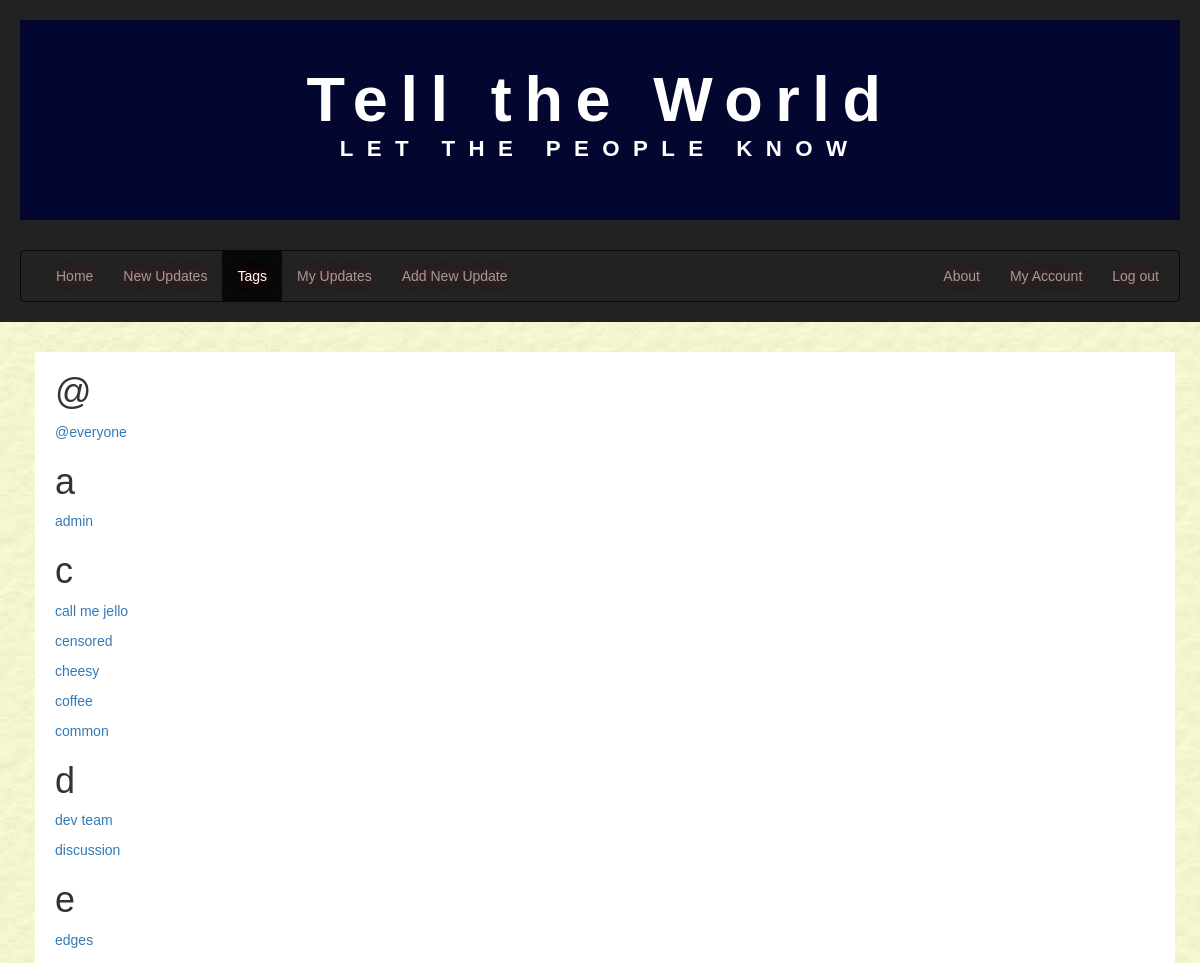
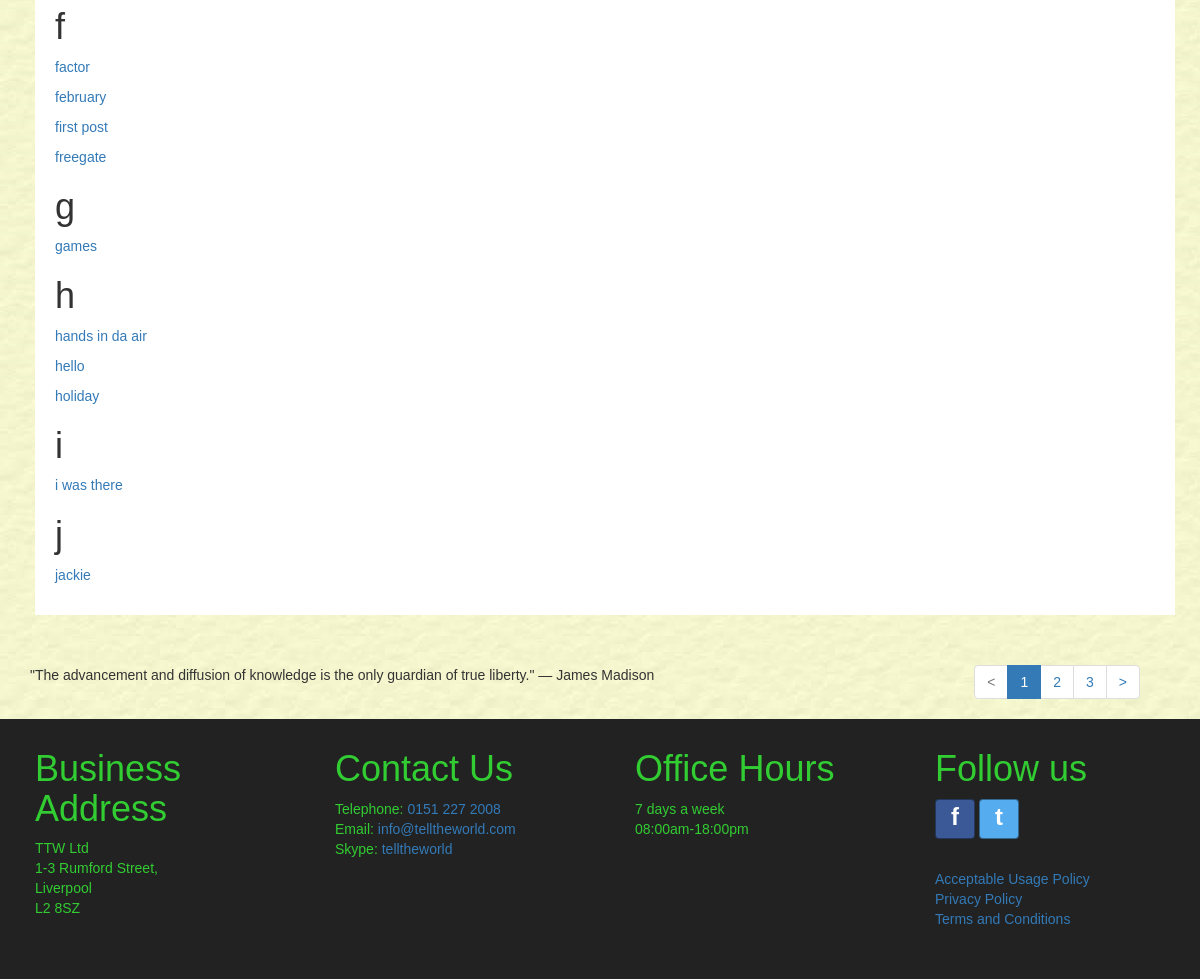
The app's page /tags/ (signed in), older data (2 pictures, top to bottom).
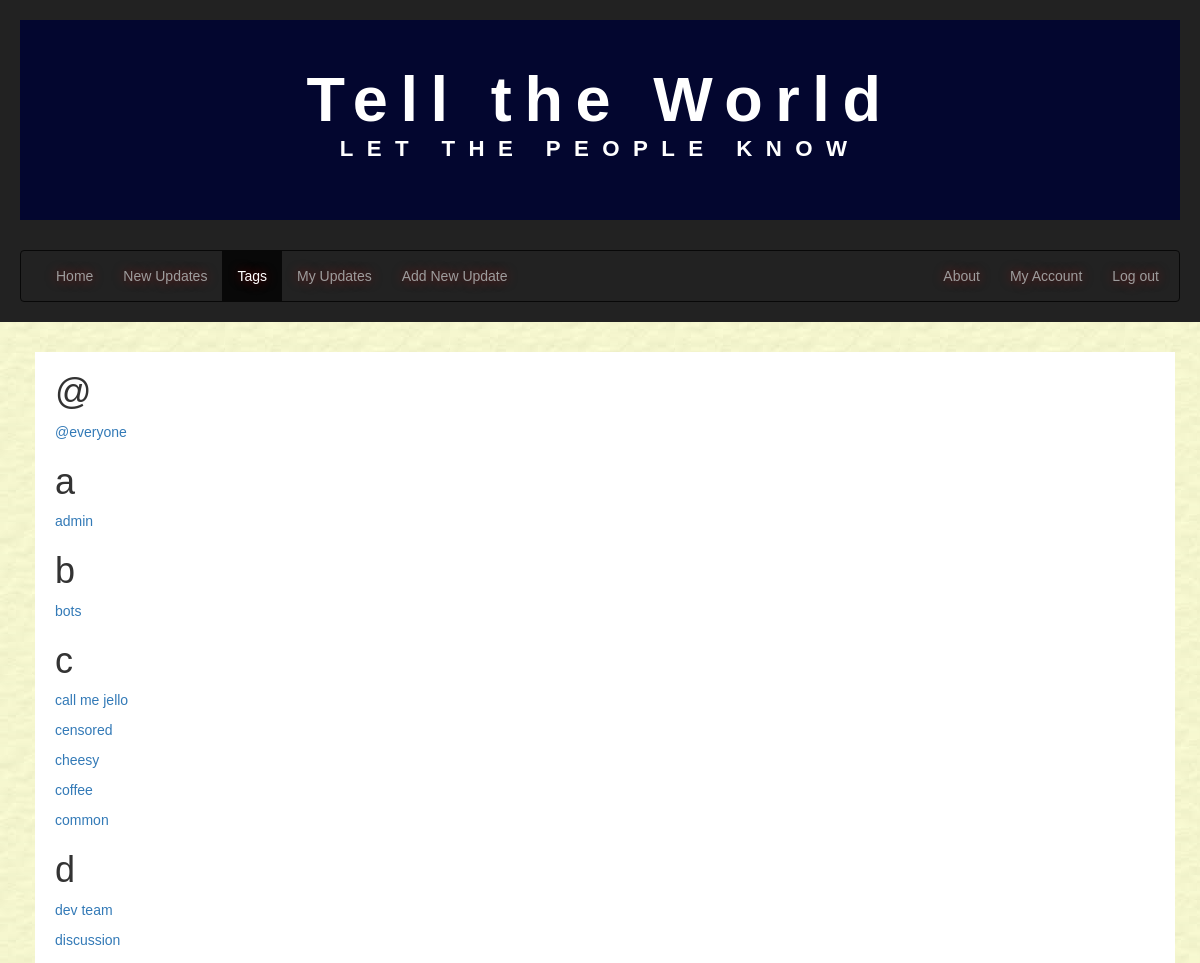
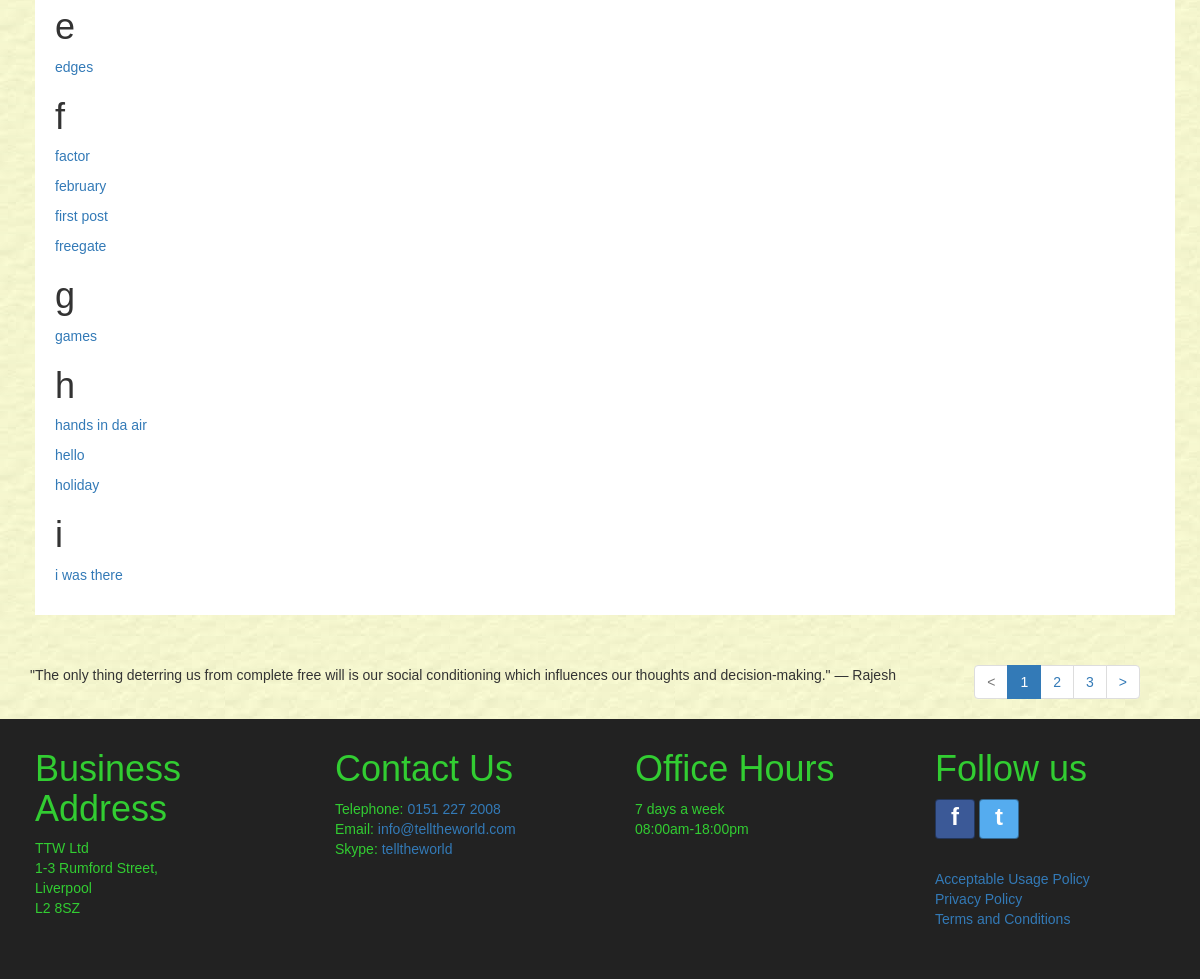
The same page, newer data (2 pictures, top to bottom).
### tellings/models.py (models this page shows, shortened)
class Tag(models.Model):
    tagID = models.AutoField(primary_key=True, db_column='tagID')
    tagName = models.CharField(max_length=15)
    @property
    def first_char(self):
        return self.tagName[0]
    class Meta:
        ordering = ['tagName']
        verbose_name = "Tag"
        verbose_name_plural = "Tags"

### tellings/views.py (the view)
# urls.py: path('tags/', TagListView.as_view(), name='tags'),
class TagListView(LoginRequiredMixin, generic.ListView):
    model = Tag
    paginate_by = 20
    http_method_names = ['get', 'post']
    def get_context_data(self, **kwargs):
        context = super(TagListView, self).get_context_data(**kwargs)
        quote = get_random_quote()
        context['quote'] = quote
        return context

### tellings/templatetags/my_tags.py (called while the page is built)
@register.simple_tag(takes_context=True)
def param_replace(context, **kwargs):
    d = context['request'].GET.copy()
    for k, v in kwargs.items():
        d[k] = v
    for k in [k for k, v in d.items() if not v]:
        del d[k]
    return d.urlencode()

### tellings/views.py (called while the page is built)
def get_random_quote():
    secure_random = random.SystemRandom()
    random_quote = secure_random.choice(random_quotes)
    return _(random_quote)

### tellings/templates/tellings/tag_list.html (shortened to what this page needs)
{% extends 'tellings/base.html' %}
{% block content %}
  <div class="container-fluid main-content">
    <div class="container allUserUpdates" id="userUpdates">
      <div class="row white-inner-container">
        {% if tag_list %}
          {% regroup tag_list by first_char as first_char_list %}
          {% for sort_by_first_char in first_char_list %}
            <h1>{{ sort_by_first_char.grouper }}</h1>
              {% for item in sort_by_first_char.list %}
                <p>
                  <a href="{% url 'tellings:newupdates' %}?tagName={{ item.tagName }}" name="{{ item.tagName }}">{{ item.tagName }}</a>
                </p>
              {% endfor %}
           {% endfor %}
        {% else %}
          <p>No results found.</p>
        {% endif %}
      </div>
    </div>
  </div>
{% endblock %}

### tellings/templates/tellings/base.html (shortened to what this page needs)
<!DOCTYPE html>
<html lang="en">
<head>
{% load static %}
  <link rel="stylesheet" href="{% static 'tellings/css/bootstrap.min.css' %}">
  <link rel="stylesheet" href="{% static 'tellings/css/bootstrap-tagsinput.css' %}">
  <link rel="stylesheet" href="{% static 'tellings/css/style.css' %}">
</head>
<body>
    <header class="header">
      <div id="title" class="jumbotron jumbotron-fluid">
        <h1>Tell the World</h1>
        <p>LET THE PEOPLE KNOW</p>
      </div>
      <nav class="navbar navbar-inverse">
        <div class="container-fluid">
            {% include "tellings/includes/navbar.html" %}
        </div>
      </nav>
    </header>
    {% block content %}{% endblock %}
    {% block pagination %}
      {% if is_paginated %}
      {% load my_tags %}
      <div id="paginationDiv">
        <ul class="pagination pull-right">
          {% if page_obj.has_previous %}
            <li><a href="?{% param_replace page=page_obj.previous_page_number %}"><</a></li>
          {% else %}
            <li class="disabled"><span>&lt;</span></li>
          {% endif %}
          {% for i in paginator.page_range %}
            {% if i <= page_obj.number|add:2 and i >= page_obj.number|add:-2 %}
              {% if page_obj.number == i %}
                <li class="active"><span>{{ i }} <span class="sr-only">(current)</span></span></li>
              {% else %}
                <li><a href="?{% param_replace page=i %}">{{ i }}</a></li>
              {% endif %}
            {% endif %}
          {% endfor %}
          {% if page_obj.has_next %}
            <li><a href="?{% param_replace page=page_obj.next_page_number %}">></a></li>
          {% else %}
            <li class="disabled"><span>&gt;</span></li>
          {% endif %}
        </ul>
        <br />
        <div>
        {% if quote %}
            <span style="text-align: center; padding-bottom: 10px;;">{{quote}}</span>
        {% else %}
            <p>Just say it. It needs to be said sometime.</p>
        {% endif %}
        </div>
      </div>
      {% endif %}
    {% endblock %}
    <footer class="footer footerDivs">
      {% include "tellings/includes/footerContents.html" %}
    </footer>
</body>
</html>

### tellings/templates/tellings/includes/navbar.html (shortened to what this page needs)
<ul class="nav navbar-nav">
  <li class="nav-item">
    <a class="nav-link" href="{% url 'tellings:index' %}">Home</a>
  </li>
  {% if user.is_authenticated %}
    <li class="nav-item">
      <a class="nav-link" href="{% url 'tellings:newupdates' %}">New Updates</a>
    </li>
    <li class="nav-item">
      <a class="nav-link" href="{% url 'tellings:tags' %}">Tags</a>
    </li>
    <li class="nav-item">
      <a class="nav-link" href="{% url 'tellings:myupdates' %}">My Updates</a>
    </li>
    <li class="nav-item">
      <a class="nav-link" id="addUpdateBtn" href="javascript:void(0);">Add New Update</a>
    </li>
  {% endif %}
</ul>
<ul class="nav navbar-nav navbar-right">
  <li class="dropdown">
    <a class="dropdown-toggle" data-toggle="dropdown" href="#">About</a>
  {% if user.is_authenticated %}
    <li class="dropdown">
      <a class="dropdown-toggle" data-toggle="dropdown" href="#">My Account</a>
    </li>
    <li class="nav-item">
        <a href="{% url 'logout' %}" onclick="return $.confirm_logout();">Log out</a>
    </li>
  {% endif %}
</ul>

### tellings/templates/tellings/includes/footerContents.html (shortened to what this page needs)
  <div class="col-sm-3 footerDivs">
    <h1>Business Address</h1>
    <p>TTW Ltd<br />1-3 Rumford Street,<br /> Liverpool <br />L2 8SZ</p>
  </div>
  <div class="col-sm-3 footerDivs">
    <h1>Contact Us</h1>
    <p>Telephone: <a href="tel:01512272008">0151 227 2008</a><br />
       Email: <a href="mailto:info@telltheworld.com?Subject=Website%20contact" target="_top">info@telltheworld.com</a><br />
       Skype: <a href="skype:telltheworld?call">telltheworld</a>
	</p>
  </div>
  <div class="col-sm-3 footerDivs">
    <h1>Office Hours</h1>
    <p>7 days a week<br />08:00am-18:00pm</p>
  </div>
  <div class="col-sm-3 footerDivs">
    <h1>Follow us</h1>
    <p>
      <a class="btn btn-icon btn-facebook" href="https://www.facebook.com/westernapproachesHQ/">f</a>
      <a class="btn btn-icon btn-twitter" href="https://twitter.com/WestApproaches">t</a>
    </p>  <br />
    <p>
      <a href="{% url 'tellings:acceptableusage' %}">Acceptable Usage Policy</a><br />
      <a href="{% url 'tellings:privacypolicy' %}">Privacy Policy</a><br />
      <a href="{% url 'tellings:termsandconditions' %}">Terms and Conditions</a>
    </p>
  </div>

### tellings/static/tellings/css/style.css (style rules this page uses)
* { font-family: Arial, Helvetica, sans-serif; margin: 0; padding: 0; color: #333; }
body { background-image: url('../imgs/bgimage.jpg'); }
.header { position: relative; color: #000; background-color: #222222; padding: 20px; }
.jumbotron { padding-top: 25px; text-align: center; width: 100%; height: 200px; background-color: #03062F; }
.jumbotron h1 { letter-spacing: .2em; color: white; font-family: Verdana, Geneva, Tahoma, sans-serif; }
.jumbotron p { letter-spacing: .6em; font-size: calc(14px + (26 - 14) * ((100vw - 300px) / (1600 - 300))); line-height: calc(1.3em + (1.5 - 1.2) * ((100vw - 300px)/(1600 - 300))); color: white; font-weight: bold; padding: 0px; }
#title h1 { font-family: Arial, Helvetica, sans-serif; font-weight: bold; margin: 0px; padding-top: 20px; }
.navbar { margin: 0px; margin-bottom: 0px; text-shadow: 0px 0px 11px rgba(232,0,0,0.5); }
.container-fluid { margin: 0px; padding-left: 20px; padding-right: 20px; }
.main-content { min-height: 550px; }
.row { margin:0px; }
.footer { margin: 0px; overflow-y: auto; position: relative; clear: both; margin: 0px; }
.footer h1 { padding-top: 10px; padding-left: 20px; }
.footer p { color: #32CD32; padding-left:20px; }
.footerDivs { color:#32CD32; padding-bottom: 20px; background-color:#222222; margin:0; }
.white-inner-container { margin-top: 30px; margin-bottom: 30px; padding: 20px; padding-top: 0px; background-color: #FFF; }
#paginationDiv { padding-left: 30px; padding-right: 60px; }
.btn-icon { position:relative; padding:0px; color:#FFF; padding:0px; height:40px; width:40px; font-size:24px; font-weight: bold; }
.btn-facebook { background-color:#3B5997; border-color:rgba(0,0,0,0.4); }
.btn-twitter { background-color:#55ACEF; border-color:rgba(0,0,0,0.4); }

Row changes from the older to the newer data that the page shows:
no longer on this page (row unchanged): Tag: tagName "jackie", shown under "j"
added Tag: tagName "bots", shown under "b"
Text that changed along with them:
{{ quote }}: "\"The advancement and diffusion of knowledge is the only guardian of true liberty.\" ― James Madison" → "\"The only thing deterring us from complete free will is our social conditioning which influences our thoughts and decision-making.\" ― Rajesh"
new list line: "b"
list line gone: "j"
